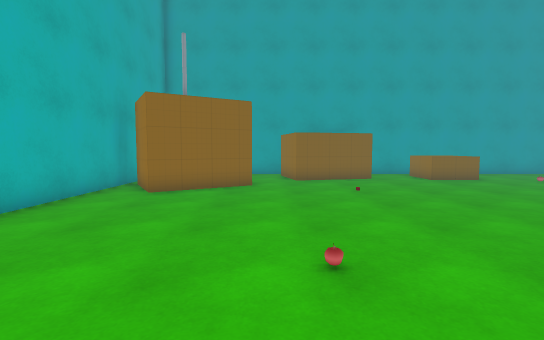
view 1 (above)

24 first-person views from a walk through a scene from a Unity 3-D project. The camera is 1.3 m above the floor, tilts 4° down and sees 85° across. The floor is counted in squares, 1 m on a side. Each view is taken from the middle of a square. On the plan, view 1 faces up. The plan holds only what a view shows up to about 14 squares ahead; the rest is blank. The place goes on beyond the plan. The player character is not drawn. Some animated figures are not drawn. Some surface patterns are stand-ins.

view 2
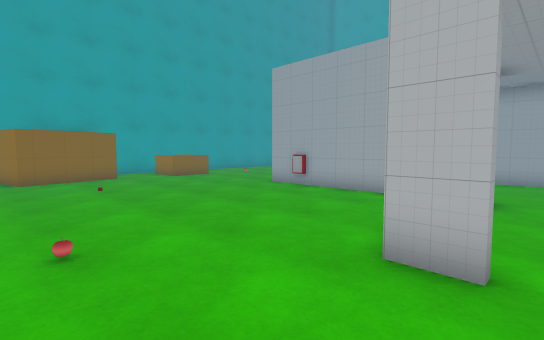

view 3
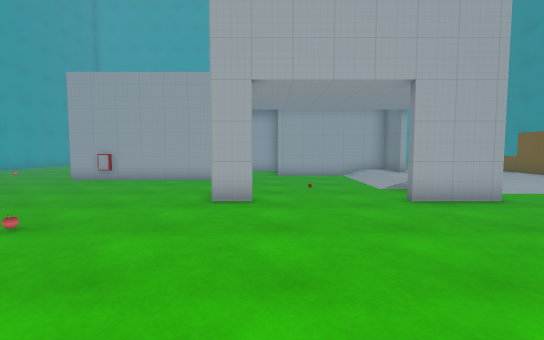

view 4
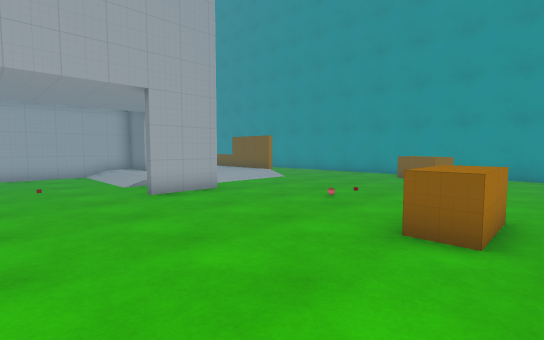

view 5
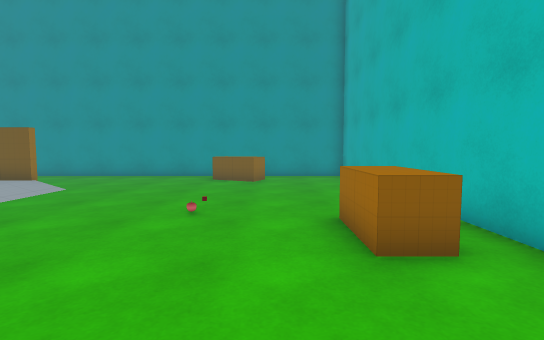

view 6
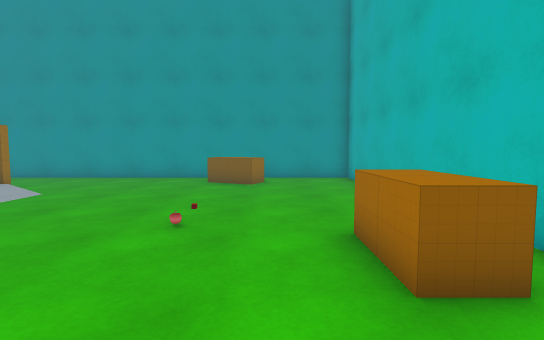

view 7
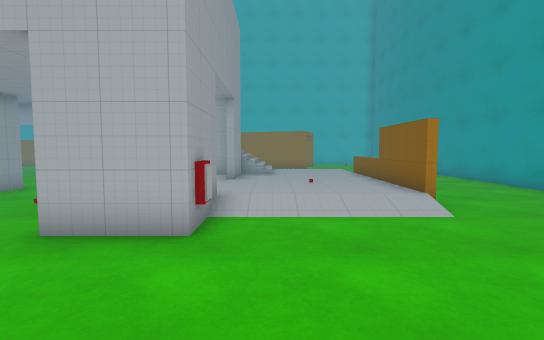

view 8
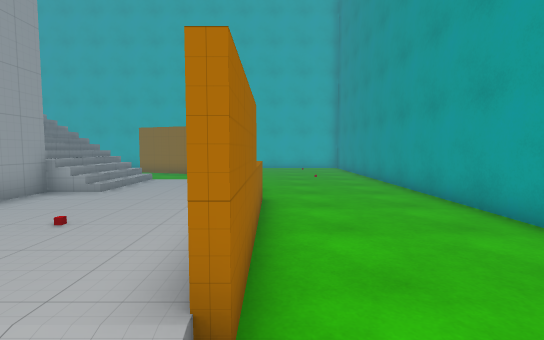

view 9
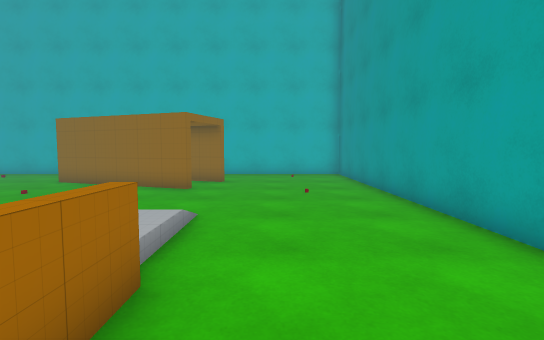

view 10
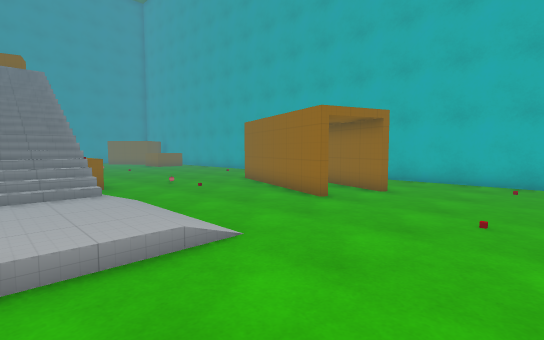

view 11
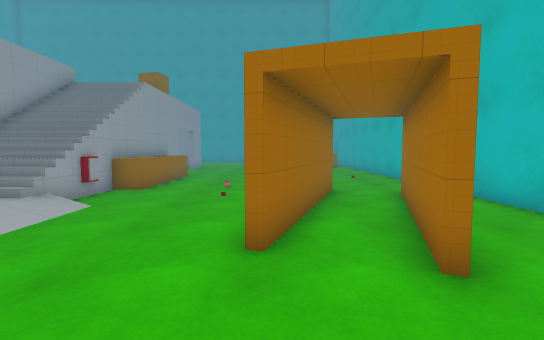

view 12
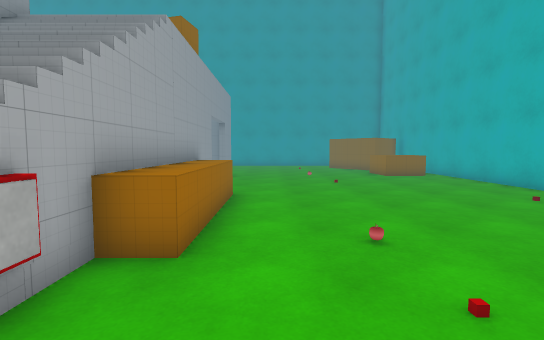

view 13
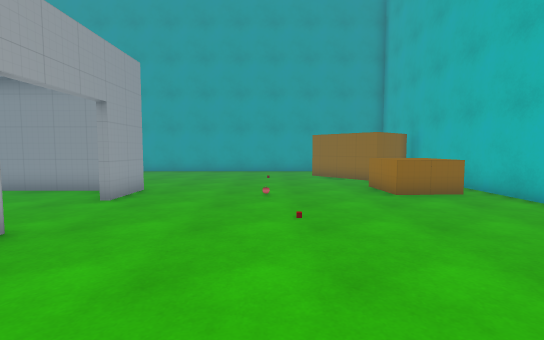

view 14
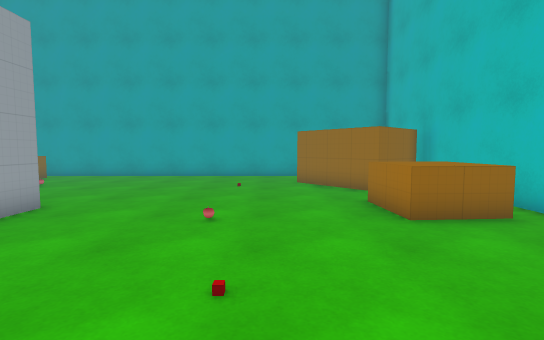

view 15
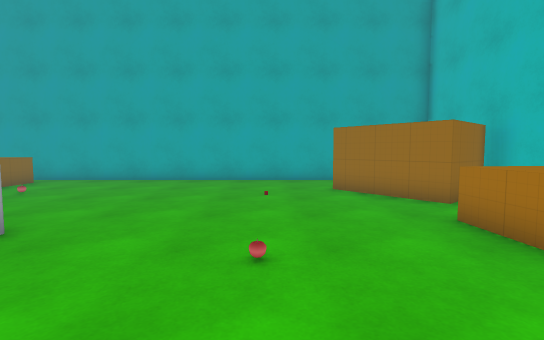

view 16
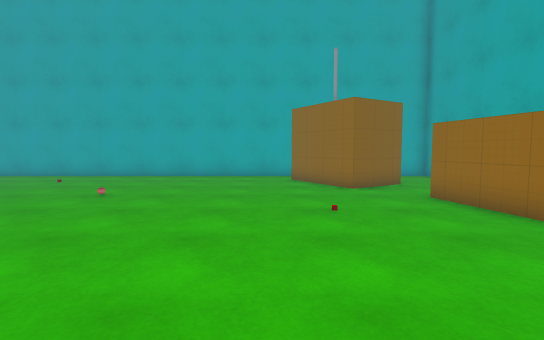

view 17
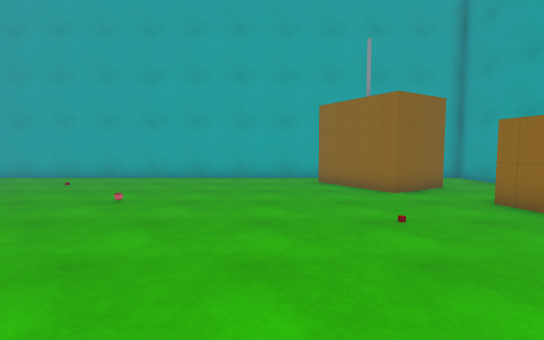

view 18
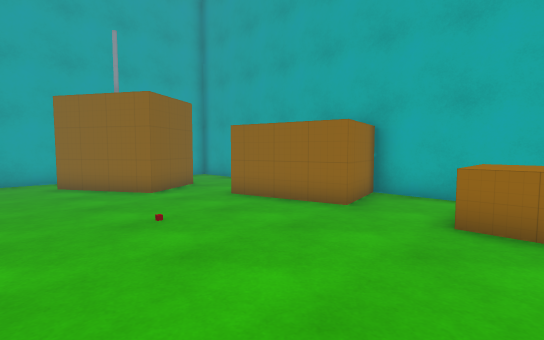

view 19
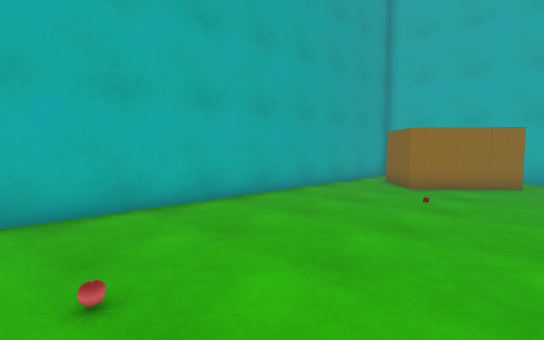

view 20
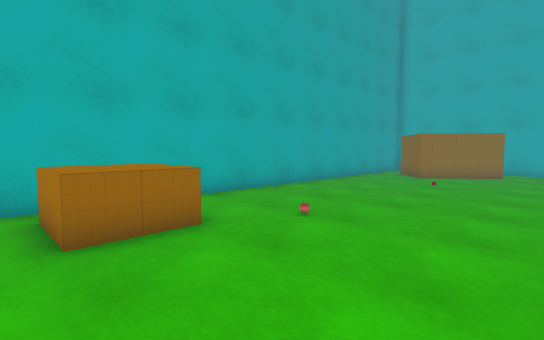

view 21
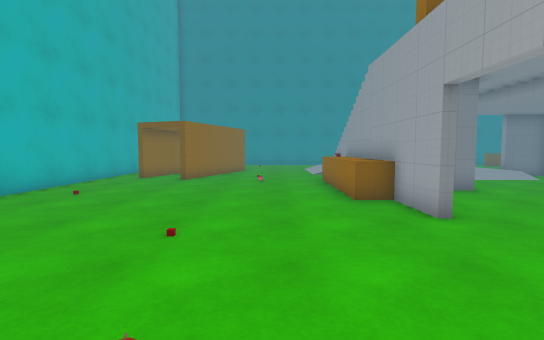

view 22
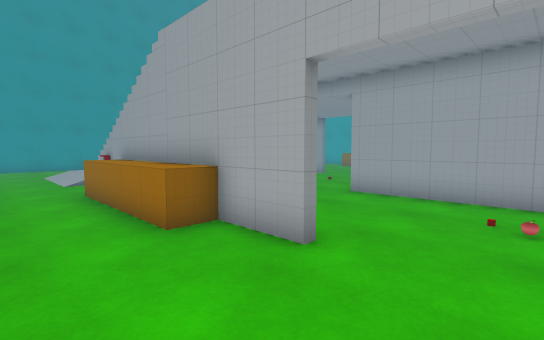

view 23
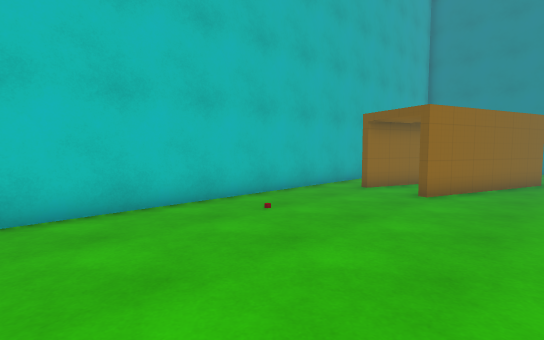

view 24
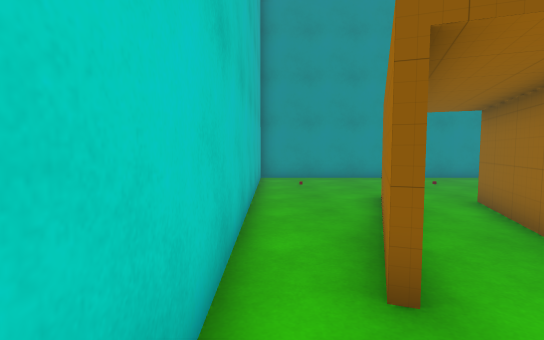

### Floor plan
Key: @ floor where view 1 was taken; # wall or solid block; . main floor; : floor 0.25 m higher than the main floor; / step, stairs or slope; = window, fence, low wall or low ledge; v drop or lower ground; O other object.
Columns run from 6 left of view 1 to 25 right of it. Each row starts with its distance up from view 1.
 16 ####      ####################
 15 #....     O...................
 14   .....O  O..OOO............O
 13    .O..OOOO..OOO..........OO
 12 #   O..O.........O.........O  O#
 11 #O   O.....................OOO.#
 10 #.OOO.......................O..#
  9 #.OO...........................#
  8 #...........................OO.#
  7 #..............######.......OO.#
  6 #.............O#....#...O...O..#
  5 #..............#.O.............#
  4 #..............#...............#
  3 #......O.......#...............#
  2 #..............#....#..........#
  1 #..............#....O..........#
  0 #.....@...#...##....OO.........#
 -1 #.................  OO.........#
 -2 #................=//OO.........#
 -3 #................#//OO.........#
 -4 #................#//OO.O.......#
 -5 #........#../////#//v......O.O.#
 -6 #.OO.....#   ::::#//v.....OO.O.#
 -7 #.OO......O#:::###//=.....O.OO.#
 -8 #.....O..../:::::////.....O.O..#
 -9 #........../:::::::::....O.OO..#
-10 #........../:::::::::....O.O...#
-11 #........../:::::::::......O...#
-12 #...........###===.............#
-13 #..............................#
-14 #....O.........................#
-15 #....OO........................#
-16 #....  ........................#
-17 ################################

Positions as (right, up) in squares from view 1, and headings:
1: (0, 0), facing up
2: (0, -1), facing up-right
3: (-4, -1), facing right
4: (-5, -1), facing down-right
5: (-2, -2), facing down
6: (-2, -3), facing down
7: (-1, -8), facing right
8: (4, -12), facing right
9: (9, -13), facing right
10: (12, -15), facing up-right
11: (19, -14), facing up
12: (16, -8), facing up
13: (18, -2), facing up
14: (19, 1), facing up
15: (18, 3), facing up
16: (9, 8), facing left
17: (8, 7), facing left
18: (8, 7), facing up-left
19: (10, 9), facing up-right
20: (6, 8), facing up-right
21: (17, 8), facing down
22: (17, 5), facing down-left
23: (18, 4), facing down-right
24: (24, -3), facing down
